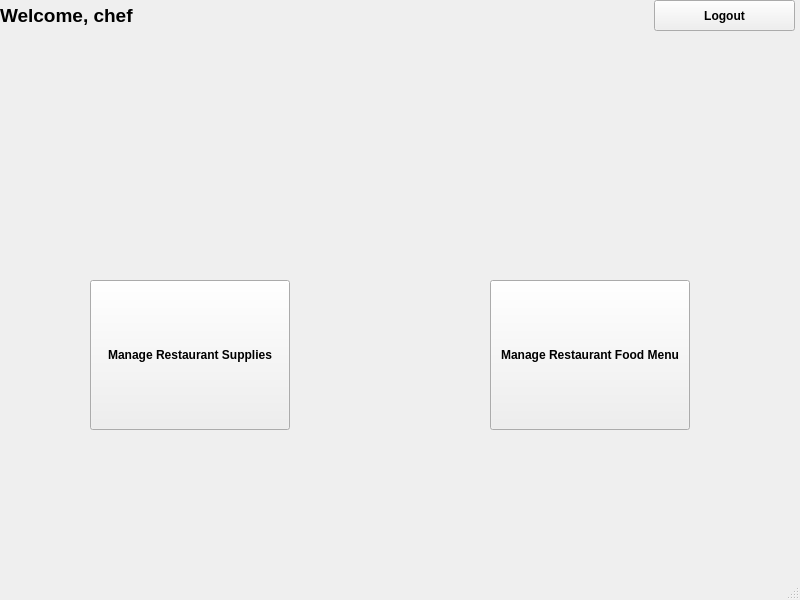
<?xml version="1.0" encoding="UTF-8"?>
<ui version="4.0">
 <class>WindowChef</class>
 <widget class="QMainWindow" name="WindowChef">
  <property name="geometry">
   <rect>
    <x>0</x>
    <y>0</y>
    <width>800</width>
    <height>600</height>
   </rect>
  </property>
  <property name="windowTitle">
   <string>MainWindow</string>
  </property>
  <widget class="QWidget" name="centralwidget">
   <widget class="QLabel" name="welcomeLabel">
    <property name="geometry">
     <rect>
      <x>0</x>
      <y>0</y>
      <width>141</width>
      <height>31</height>
     </rect>
    </property>
    <property name="font">
     <font>
      <pointsize>14</pointsize>
      <weight>75</weight>
      <bold>true</bold>
     </font>
    </property>
    <property name="text">
     <string>Welcome, chef</string>
    </property>
   </widget>
   <widget class="QPushButton" name="logoutButton">
    <property name="geometry">
     <rect>
      <x>654</x>
      <y>0</y>
      <width>141</width>
      <height>31</height>
     </rect>
    </property>
    <property name="font">
     <font>
      <weight>75</weight>
      <bold>true</bold>
     </font>
    </property>
    <property name="text">
     <string>Logout</string>
    </property>
   </widget>
   <widget class="QPushButton" name="managesuppliesButton">
    <property name="geometry">
     <rect>
      <x>90</x>
      <y>280</y>
      <width>200</width>
      <height>150</height>
     </rect>
    </property>
    <property name="font">
     <font>
      <weight>75</weight>
      <bold>true</bold>
     </font>
    </property>
    <property name="text">
     <string>Manage Restaurant Supplies</string>
    </property>
   </widget>
   <widget class="QPushButton" name="managemenuButton">
    <property name="geometry">
     <rect>
      <x>490</x>
      <y>280</y>
      <width>200</width>
      <height>150</height>
     </rect>
    </property>
    <property name="font">
     <font>
      <weight>75</weight>
      <bold>true</bold>
     </font>
    </property>
    <property name="text">
     <string>Manage Restaurant Food Menu</string>
    </property>
   </widget>
  </widget>
  <widget class="QMenuBar" name="menubar">
   <property name="geometry">
    <rect>
     <x>0</x>
     <y>0</y>
     <width>800</width>
     <height>21</height>
    </rect>
   </property>
  </widget>
  <widget class="QStatusBar" name="statusbar"/>
 </widget>
 <resources/>
 <connections/>
</ui>
